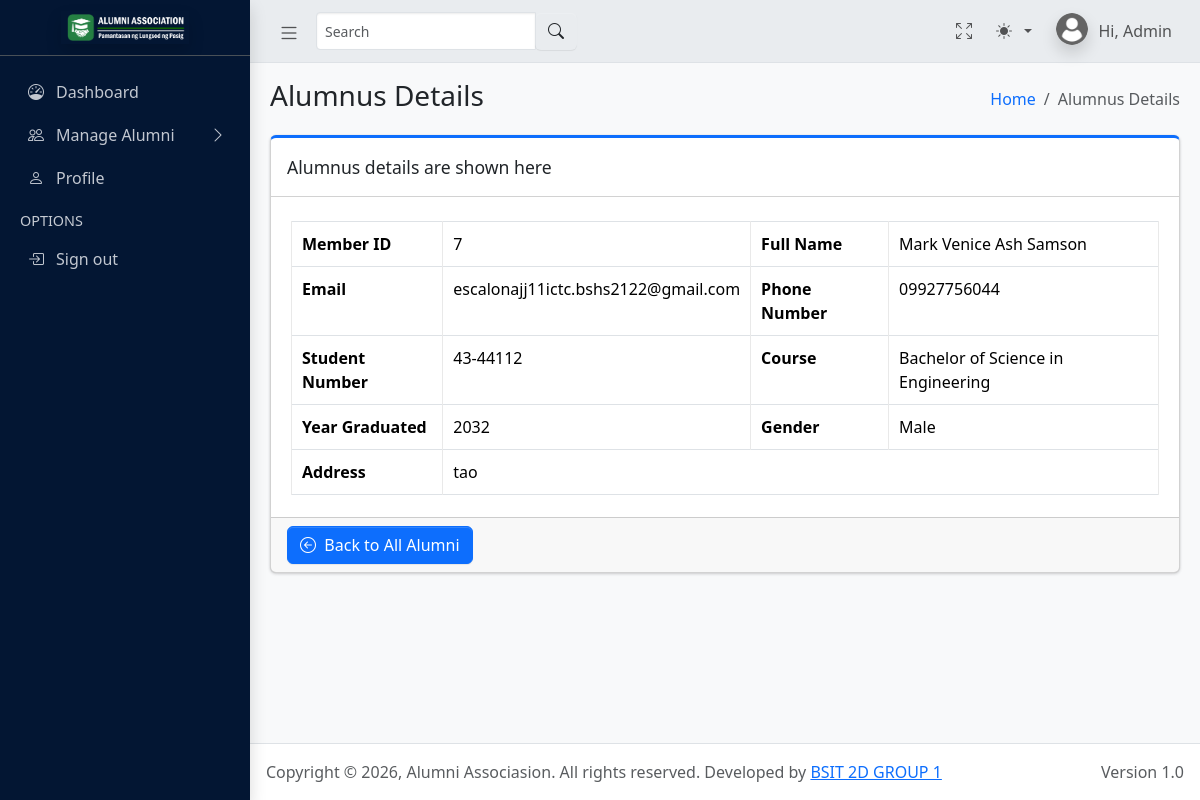
/admin/view_alumnus.php?id=5 (signed in), run on the app's committed database.
### tables this page shows
CREATE TABLE `alumnidetails` (
  `alumni_id` int(11) NOT NULL,
  `user_id` int(11) NOT NULL,
  `student_number` varchar(20) NOT NULL,
  `course_id` int(11) DEFAULT NULL,
  `year_graduated` year(4) NOT NULL
);

CREATE TABLE `users` (
  `id` int(11) NOT NULL,
  `email` varchar(100) NOT NULL,
  `password` varchar(255) NOT NULL,
  `role` enum('alumni','admin') NOT NULL,
  `status` enum('active','pending','inactive') DEFAULT 'pending',
  `created_at` timestamp NOT NULL DEFAULT current_timestamp()
);

CREATE TABLE `userprofile` (
  `profile_id` int(11) NOT NULL,
  `user_id` int(11) NOT NULL,
  `first_name` varchar(50) NOT NULL,
  `last_name` varchar(50) NOT NULL,
  `suffix` varchar(10) DEFAULT NULL,
  `middle_name` varchar(50) DEFAULT NULL,
  `contact_number` varchar(11) DEFAULT NULL,
  `address` varchar(255) DEFAULT NULL,
  `birthdate` date DEFAULT NULL,
  `gender` enum('Male','Female') DEFAULT NULL,
  `profile_picture` varchar(255) DEFAULT NULL,
  `about` text DEFAULT NULL
);

CREATE TABLE `courses` (
  `course_id` int(11) NOT NULL,
  `course_name` varchar(100) NOT NULL,
  `course_code` varchar(20) NOT NULL,
  `department_id` int(11) DEFAULT NULL
);

### admin/view_alumnus.php (the view, shortened to what this page needs)
<?php
include("../backend/db_admin.php");
$vid = (int) $_GET['id'];
$sql = "
    SELECT
    u.id,
    u.email,
    p.first_name,
    p.last_name,
    p.middle_name,
    p.contact_number,
    p.address,
    p.gender,
    a.student_number,
    a.year_graduated,
    c.course_name
FROM alumnidetails a
INNER JOIN users u ON a.user_id = u.id
LEFT JOIN userprofile p ON p.user_id = u.id
LEFT JOIN courses c ON a.course_id = c.course_id
WHERE a.alumni_id = ?
LIMIT 1
";
$stmt = $conn->prepare($sql);
$stmt->bind_param("i", $vid);
$stmt->execute();
$result = $stmt->get_result();
$row = $result->fetch_assoc();
?>
<!DOCTYPE html>
<html lang="en">
<head>
    <?php include('includes/global_styles.php'); ?>
</head>
<body class="layout-fixed sidebar-expand-lg bg-body-tertiary">
    <div class="app-wrapper">
        <?php
        include('includes/navbar.php');
        include('includes/sidebar.php');
        ?>
        <main class="app-main">
            <div class="app-content-header">
                <div class="container-fluid">
                    <div class="row">
                        <div class="col-sm-6">
                            <h3 class="mb-0">Alumnus Details</h3>
                        </div>
                        <div class="col-sm-6">
                            <ol class="breadcrumb float-sm-end">
                                <li class="breadcrumb-item"><a href="dashboard.php">Home</a></li>
                                <li class="breadcrumb-item active" aria-current="page">Alumnus Details</li>
                            </ol>
                        </div>
                    </div>
                </div>
            </div>
            <div class="app-content">
                <div class="container-fluid">
                    <div class="row g-4">
                        <div class="col-md-12">
                            <div class="card card-primary card-outline mb-4">
                                <div class="card-header">
                                    <div class="card-title">Alumnus details are shown here</div>
                                </div>
                                <div class="card-body">
                                    <div class="table-responsive">
                                        <table class="table table-bordered">
                                            <tbody>
                                                <?php if ($row): ?>
                                                    <tr>
                                                        <th>Member ID</th>
                                                        <td><?php echo $row['id']; ?></td>
                                                        <th>Full Name</th>
                                                        <td><?php echo trim($row['first_name'] . ' ' . $row['middle_name'] . ' ' . $row['last_name']); ?></td>
                                                    </tr>
                                                    <tr>
                                                        <th>Email</th>
                                                        <td><?php echo $row['email']; ?></td>
                                                        <th>Phone Number</th>
                                                        <td><?php echo $row['contact_number']; ?></td>
                                                    </tr>
                                                    <tr>
                                                        <th>Student Number</th>
                                                        <td><?php echo $row['student_number']; ?></td>
                                                        <th>Course</th>
                                                        <td><?php echo $row['course_name']; ?></td>
                                                    </tr>
                                                    <tr>
                                                        <th>Year Graduated</th>
                                                        <td><?php echo $row['year_graduated']; ?></td>
                                                        <th>Gender</th>
                                                        <td><?php echo $row['gender']; ?></td>
                                                    </tr>
                                                    <tr>
                                                        <th>Address</th>
                                                        <td colspan="3"><?php echo $row['address']; ?></td>
                                                    </tr>
                                                <?php else: ?>
                                                    <tr>
                                                        <td colspan="4">No alumni data found.</td>
                                                    </tr>
                                                <?php endif; ?>
                                            </tbody>
                                        </table>
                                    </div>
                                </div>
                                <div class="card-footer">
                                    <a href="all_alumni.php" class="btn btn-primary"><i class="bi bi-arrow-left-circle"></i>&nbsp; Back to All Alumni</a>
                                </div>
                            </div>
                        </div>
                    </div>
                </div>
            </div>
        </main>
        <?php include("includes/footer.php"); ?>
</body>
</html>

### admin/view_alumnus.php (style rules this page uses)
.table-responsive { padding: 4px; padding-top: 8px; margin-bottom: -14px; }
table.table tr th, table.table tr td { border-color: #e9e9e9; padding: 10px; }
table.table td:last-child { width: auto; }

### data on the page
alumnidetails: user "7", userprofile.first_name+middle_name+last_name "Mark Venice Ash Samson", user.email "escalonajj11ictc.bshs2122@gmail.com", userprofile.contact_number "09927756044", student_number "43-44112", course.course_name "Bachelor of Science in Engineering", year_graduated "2032", userprofile.gender "Male", userprofile.address "tao"
